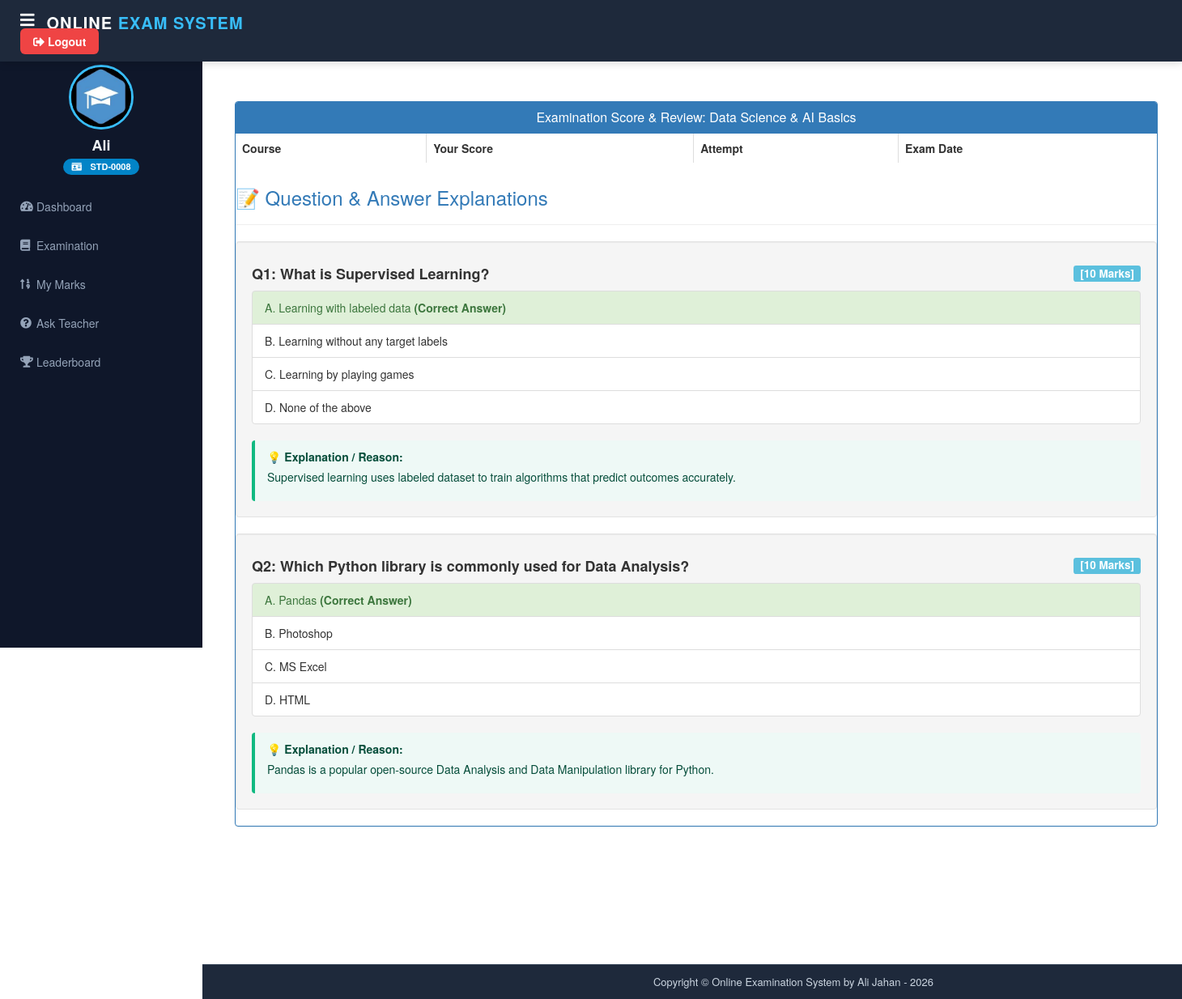
Screenshot of /student/check-marks/6 (signed in) with the database file from the repository.
### student/models.py (models this page shows, shortened)
class Student(models.Model):
    user=models.OneToOneField(User,on_delete=models.CASCADE)
    profile_pic= models.ImageField(upload_to='profile_pic/Student/',null=True,blank=True)
    address = models.CharField(max_length=40)
    mobile = models.CharField(max_length=20,null=False)
    @property
    def student_id(self):
        return f"STD-{self.id:04d}"

### exam/models.py (models this page shows, shortened)
class Course(models.Model):
    course_name = models.CharField(max_length=50)
    question_number = models.PositiveIntegerField()
    total_marks = models.PositiveIntegerField()
    start_time = models.DateTimeField(null=True, blank=True)
    end_time = models.DateTimeField(null=True, blank=True)
    result_publish_time = models.DateTimeField(null=True, blank=True)

class Question(models.Model):
    course = models.ForeignKey(Course, on_delete=models.CASCADE)
    marks = models.PositiveIntegerField()
    question = models.CharField(max_length=600)
    option1 = models.CharField(max_length=200)
    option2 = models.CharField(max_length=200)
    option3 = models.CharField(max_length=200)
    option4 = models.CharField(max_length=200)
    cat = (('Option1','Option1'),('Option2','Option2'),('Option3','Option3'),('Option4','Option4'))
    answer = models.CharField(max_length=200, choices=cat)
    explanation = models.TextField(blank=True, default='')

### student/views.py (the view)
# urls.py: path('check-marks/<int:pk>', views.check_marks_view,name='check-marks'),
@login_required(login_url='studentlogin')
@user_passes_test(is_student)
def check_marks_view(request,pk):
    course=QMODEL.Course.objects.get(id=pk)
    student = models.Student.objects.get(user_id=request.user.id)
    results= QMODEL.Result.objects.all().filter(exam=course).filter(student=student)
    questions=QMODEL.Question.objects.all().filter(course=course)
    total_marks=0
    for q in questions:
        total_marks=total_marks + q.marks
    now = timezone.now()
    results_published = True
    if course.result_publish_time and now < course.result_publish_time:
        results_published = False
    return render(request,'student/check_marks.html',{
        'course': course,
        'results': results,
        'questions': questions,
        'total_marks': total_marks,
        'results_published': results_published,
        'now': now
    })

### student/views.py (called while the page is built)
def is_student(user):
    return user.groups.filter(name='STUDENT').exists()

### templates/student/check_marks.html (shortened to what this page needs)
{% extends 'student/studentbase.html' %}
{% block content %}
{% load static %}
<head>
  <link href="//netdna.bootstrapcdn.com/bootstrap/3.0.0/css/bootstrap.min.css" rel="stylesheet" id="bootstrap-css">
</head>
<br><br>
<div class="container">
  <div class="panel panel-primary">
    <div class="panel-heading">
      <h6 class="panel-title" style="text-align: center;">Examination Score & Review: {{ course.course_name }}</h6>
    </div>
    {% if not results_published %}
      <div class="alert alert-warning text-center my-4" style="margin: 20px;">
        <h4>🔒 Results Pending Publication</h4>
        <p class="mb-0">Official results and detailed answer explanations for <strong>{{ course.course_name }}</strong> are scheduled to be published on <strong>{{ course.result_publish_time|date:"d M Y, h:i A" }}</strong>.</p>
      </div>
    {% else %}
      <table class="table table-hover table-bordered" id="dev-table">
        <thead>
          <tr>
            <th>Course</th>
            <th>Your Score</th>
            <th>Attempt</th>
            <th>Exam Date</th>
          </tr>
        </thead>
      </table>
      <div style="margin-top: 30px;">
        <h3 class="text-primary">📝 Question & Answer Explanations</h3>
        <hr>
        {% for q in questions %}
          <div class="well">
            <h4><strong>Q{{ forloop.counter }}: {{ q.question }}</strong> <span class="label label-info pull-right">[{{ q.marks }} Marks]</span></h4>
            <ul class="list-group">
              <li class="list-group-item {% if q.answer == 'Option1' %}list-group-item-success{% endif %}">A. {{ q.option1 }} {% if q.answer == 'Option1' %}<strong>(Correct Answer)</strong>{% endif %}</li>
              <li class="list-group-item {% if q.answer == 'Option2' %}list-group-item-success{% endif %}">B. {{ q.option2 }} {% if q.answer == 'Option2' %}<strong>(Correct Answer)</strong>{% endif %}</li>
              <li class="list-group-item {% if q.answer == 'Option3' %}list-group-item-success{% endif %}">C. {{ q.option3 }} {% if q.answer == 'Option3' %}<strong>(Correct Answer)</strong>{% endif %}</li>
              <li class="list-group-item {% if q.answer == 'Option4' %}list-group-item-success{% endif %}">D. {{ q.option4 }} {% if q.answer == 'Option4' %}<strong>(Correct Answer)</strong>{% endif %}</li>
            </ul>
            {% if q.explanation %}
              <div class="explanation-box">
                <strong>💡 Explanation / Reason:</strong>
                <p class="mb-0" style="white-space: pre-line; margin-top: 5px;">{{ q.explanation }}</p>
              </div>
            {% endif %}
          </div>
        {% endfor %}
      </div>
    {% endif %}
  </div>
</div>
<br><br><br><br><br><br>
{% endblock content %}

### templates/student/studentbase.html (shortened to what this page needs)
<!DOCTYPE html>
{% load static %}
<html lang="en" dir="ltr">
<head>
  <link rel="stylesheet" href="https://cdnjs.cloudflare.com/ajax/libs/font-awesome/5.15.3/css/all.min.css">
</head>
<body>
  <header>
    <div style="display: flex; align-items: center;">
      <label for="check">
        <i class="fas fa-bars" id="sidebar_btn"></i>
      </label>
      <div class="left_area">
        <h3>Online <span>Exam System</span></h3>
      </div>
    </div>
    <div class="right_area">
      <a href="/logout" class="logout_btn"><i class="fas fa-sign-out-alt"></i> Logout</a>
    </div>
  </header>
  <div class="sidebar">
    <center>
      {% if request.user.student.profile_pic %}
        <img src="/static/{{ request.user.student.profile_pic }}" class="profile_image" alt="Student Profile">
      {% else %}
        <img src="{% static "image/ali_icon.jpg" %}" class="profile_image" alt="Student Profile">
      {% endif %}
      <h4>{{ request.user.first_name }}</h4>
      {% if request.user.student %}
        <span class="student-id-badge"><i class="fas fa-id-card"></i> {{ request.user.student.student_id }}</span>
      {% endif %}
    </center>
    <a href="/student/student-dashboard"><i class="fas fa-tachometer-alt"></i><span>Dashboard</span></a>
    <a href="/student/student-exam"><i class="fas fa-book"></i><span>Examination</span></a>
    <a href="/student/student-marks"><i class="fas fa-sort-numeric-up"></i><span>My Marks</span></a>
    <a href="/student/ask-doubt"><i class="fas fa-question-circle"></i><span>Ask Teacher</span></a>
    <a href="/student/leaderboard"><i class="fas fa-trophy"></i><span>Leaderboard</span></a>
  </div>
  <div class="main-body-container">
    <div class="content">
      {% block content %}
      {% endblock content %}
    </div>
    {% include "exam/footer.html" %}
  </div>
</body>
</html>

### templates/student/studentbase.html (style rules this page uses)
a:link { text-decoration: none; }
html, body { height: 100%; margin: 0; padding: 0; font-family: "Poppins", "Segoe UI", sans-serif; background-color: #f4f6f9; }
body { display: flex; flex-direction: column; min-height: 100vh; }
header { position: fixed; top: 0; left: 0; background: #1e293b; padding: 15px 25px; width: 100%; z-index: 1000; display: flex; align-items: center; justify-content: space-between; box-shadow: 0 2px 10px rgba(0,0,0,0.15); box-sizing: border-box; }
.left_area h3 { color: #fff; margin: 0; text-transform: uppercase; font-size: 20px; font-weight: 800; letter-spacing: 1px; }
.left_area span { color: #38bdf8; }
.logout_btn { padding: 6px 16px; background: #ef4444; border-radius: 6px; font-size: 14px; font-weight: 600; color: #fff; transition: all 0.3s ease; text-decoration: none; }
.sidebar { background: #0f172a; margin-top: 60px; padding-top: 20px; position: fixed; left: 0; top: 0; width: 250px; height: calc(100vh - 60px); overflow-y: auto; transition: all 0.3s ease; z-index: 999; }
.sidebar .profile_image { width: 80px; height: 80px; border-radius: 50%; margin-bottom: 10px; border: 3px solid #38bdf8; object-fit: cover; }
.sidebar h4 { color: #f1f5f9; margin-top: 0; margin-bottom: 4px; font-weight: 600; }
.student-id-badge { background: #0284c7; color: #ffffff; font-size: 11px; font-weight: bold; padding: 2px 10px; border-radius: 12px; display: inline-block; margin-bottom: 15px; }
.sidebar a { color: #94a3b8; display: flex; align-items: center; width: 100%; padding: 14px 25px; text-decoration: none; box-sizing: border-box; transition: all 0.3s ease; font-size: 14px; }
.sidebar i { padding-right: 12px; width: 20px; text-align: center; }
label #sidebar_btn { color: #fff; cursor: pointer; font-size: 20px; margin-right: 15px; transition: color 0.3s ease; }
.main-body-container { display: flex; flex-direction: column; min-height: 100vh; width: 100%; }
.content { margin-left: 250px; padding: 85px 25px 30px 25px; flex: 1 0 auto; transition: all 0.3s ease; }

### templates/student/check_marks.html (style rules this page uses)
.explanation-box { background-color: #eef9f6; border-left: 4px solid #10b981; padding: 10px 15px; margin-top: 8px; border-radius: 4px; color: #064e3b; }

### rows the page displays
Course: course_name "Data Science & AI Basics"
Question: question "What is Supervised Learning?", marks "10", option1 "Learning with labeled data", answer "(Correct Answer)", option2 "Learning without any target labels", option3 "Learning by playing games", option4 "None of the above", explanation "Supervised learning uses labeled dataset to train algorithms that predict outcomes accurately."
Question: question "Which Python library is commonly used for Data Analysis?", marks "10", option1 "Pandas", answer "(Correct Answer)", option2 "Photoshop", option3 "MS Excel", option4 "HTML", explanation "Pandas is a popular open-source Data Analysis and Data Manipulation library for Python."

### other values shown
{{ request.user.first_name }} "Ali"
{{ request.user.student.student_id }} "STD-0008"
